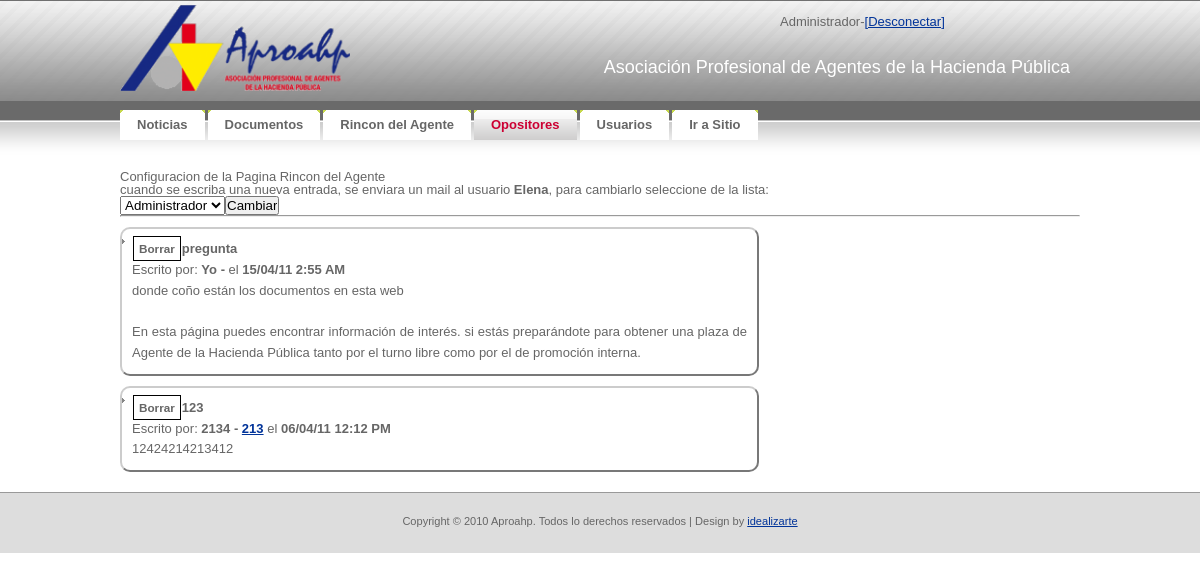
The page /admin/opositores.php (signed in) on the database as committed earlier.
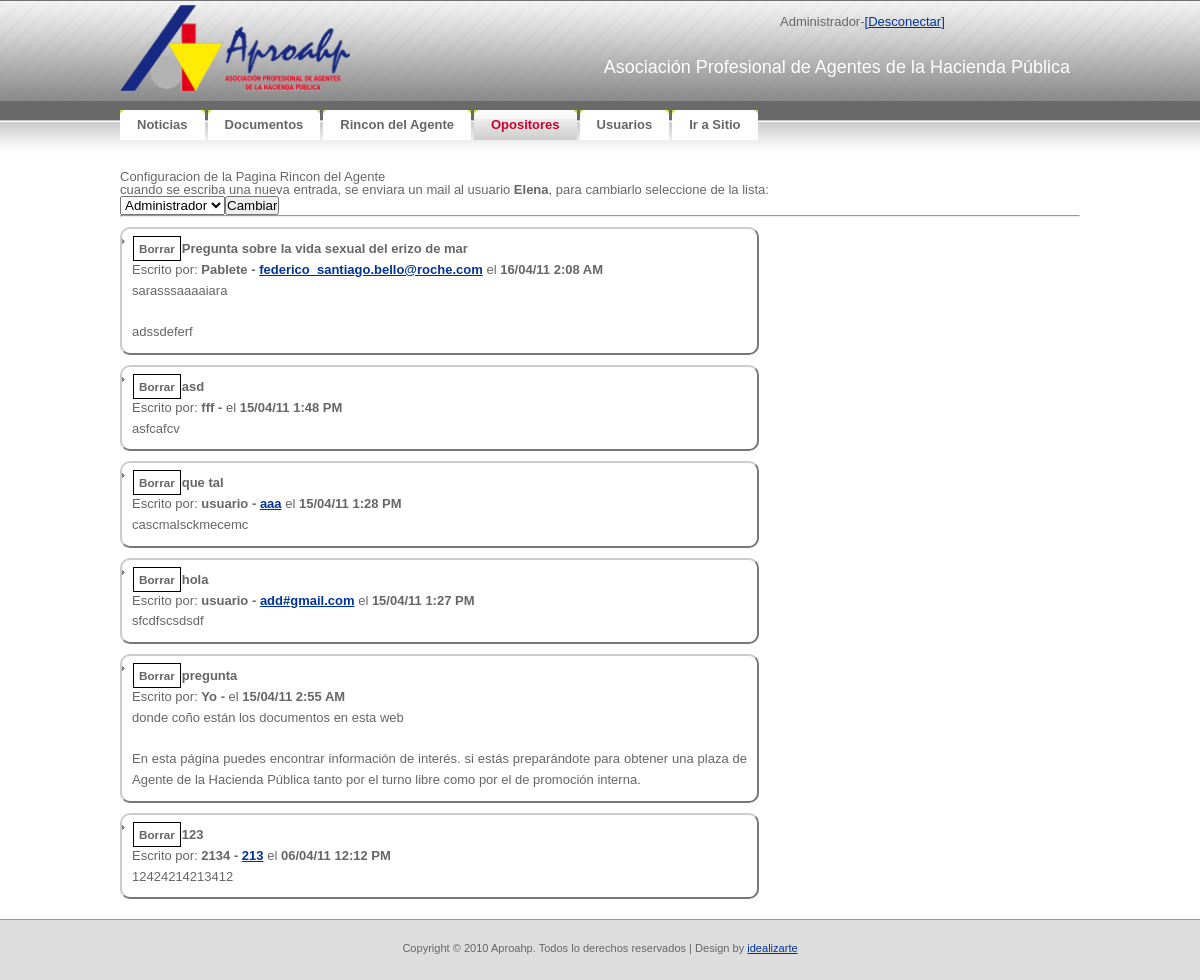
The same page on the database as committed later.
### tables this page shows
CREATE TABLE IF NOT EXISTS `tbl_users` (
  `USR_ID` bigint(20) NOT NULL AUTO_INCREMENT,
  `USR_username` varchar(32) NOT NULL,
  `USR_password` varchar(32) NOT NULL,
  `USR_Displayname` varchar(32) NOT NULL,
  `USR_email` varchar(100) NOT NULL,
  `USR_Activo` tinyint(1) NOT NULL,
  PRIMARY KEY (`USR_ID`)
);

CREATE TABLE IF NOT EXISTS `tbl_opositores` (
  `OPT_ID` bigint(20) NOT NULL AUTO_INCREMENT,
  `OPT_Activa` tinyint(1) NOT NULL,
  `OPT_Fecha` timestamp NOT NULL DEFAULT CURRENT_TIMESTAMP,
  `OPT_Titulo` varchar(50) NOT NULL,
  `OPT_Autor` varchar(50) NOT NULL,
  `OPT_Email` varchar(50) NOT NULL,
  `OPT_Comentario` varchar(5000) NOT NULL,
  PRIMARY KEY (`OPT_ID`)
);

### lib/siteconfig.php (called while the page is built, shortened)
<?php
	function config_value($key){
		$cfg_result=mysql_query("SELECT * FROM tbl_config where cfg_key='".trim($key)."'");
		if(mysql_num_rows($cfg_result)!=1)
		{
			echo "[ERROR]-Falta elemento de Configuración";
		}else{
			$row = mysql_fetch_assoc($cfg_result);
			return $row["CFG_value"];
		}
	}
?>

### admin/opositores.php (the view, shortened to what this page needs)
<!DOCTYPE html PUBLIC "-//W3C//DTD XHTML 1.0 Strict//EN"
  "http://www.w3.org/TR/xhtml1/DTD/xhtml1-strict.dtd">
<html xmlns="http://www.w3.org/1999/xhtml" xml:lang="en" lang="en">
<head>
    <link rel="stylesheet" href="../css/reset.css" type="text/css" media="screen" charset="utf-8">
    <link rel="stylesheet" href="../css/aproahp.css" type="text/css" media="screen" charset="utf-8">
	<link rel="stylesheet" href="css/jquery-ui.css" type="text/css" media="screen" charset="utf-8">
	<link rel="stylesheet" href="css/style.css" type="text/css" media="screen" charset="utf-8">
</head>
<body>
<div id="container">
<?php require("header.php")?>
<?php
	require_once("../lib/siteconfig.php");
	$cfg_result=mysql_query("SELECT * FROM tbl_users where usr_ID=".config_value("opositores_adminuser")."");
	if(mysql_num_rows($cfg_result)!=1)
	{
		echo "[ERROR]-Falta elemento de Configuracion";
	}else{
		$row = mysql_fetch_assoc($cfg_result);
	}
	echo "<div id=configuracion> Configuracion de la Pagina Rincon del Agente<br> cuando se escriba una nueva entrada, se enviara un mail al usuario <strong>".$row["USR_Displayname"]."</strong>, para cambiarlo seleccione de la lista:";
	echo "<form id='frm_user' method='post' action='".$paginaactual."'>";
	echo "<select name='userid'>";
	$user_result=mysql_query("SELECT * FROM tbl_users ORDER BY USR_Displayname");
	for ($x = 0, $numrows = mysql_num_rows($user_result); $x < $numrows; $x++) {
		$row = mysql_fetch_assoc($user_result);
		echo "<option value=".$row["USR_ID"].">".$row["USR_Displayname"]."</option>";
	}
	echo "</select>";
	echo "<input type='submit' value='Cambiar' name='cambiaruser' id='cambiaruser'>";
	echo "</form>";
	echo "</div><hr>";
	echo "<div id=blog>";
	echo "<ul>";
	$OPT_result=mysql_query("SELECT * FROM tbl_opositores ORDER BY OPT_fecha DESC;");
	for ($x = 0, $numrows = mysql_num_rows($OPT_result); $x < $numrows; $x++) {
		$row = mysql_fetch_assoc($OPT_result);
		$datetime = date("d/m/y g:i A", strtotime($row["OPT_Fecha"]));
		if($row["OPT_Email"]!=""){
			$emaillink="<a href='mailto:".$row["OPT_Email"]."'>".$row["OPT_Email"]."</a>";
		}else {$emaillink=" ";}
		echo "<li class= post><div class=borrar rel='".$row["OPT_ID"]."'>Borrar</div><span class=highlight>".$row["OPT_Titulo"]."</span><br>Escrito por: <span class=highlight>".$row["OPT_Autor"]." - ".$emaillink."</span> el <span class=highlight>".$datetime."</span><br>".nl2br($row["OPT_Comentario"])."</li>";
	}
	echo "</ul>";
	echo "</div>";
?>
</div>
</body>
</html>

### admin/header.php
<?php
$parts = Explode('/', $_SERVER["PHP_SELF"]);
$paginaactual= $parts[count($parts) - 1];
$menu = array (array ( "Name" => "Noticias","Link" => "index.php"),
			   array ( "Name" => "Documentos","Link" => "documentos.php"),
			   array ( "Name" => "Rincon del Agente","Link" => "rincondelagente.php"),
			   array ( "Name" => "Opositores","Link" => "opositores.php"),
			   array ( "Name" => "Usuarios","Link" => "usuarios.php"),
			   array ( "Name" => "Ir a Sitio","Link" => "../index.php")              );
?>
<div id="header">
	<div id="logo"><img src="../images/logo.gif" width="230" height="86" alt="Logo">
	</div>
	<div id="search">
		<?php echo $_SESSION['DisplayName'] ?>-<a href="login.php?status=loggedout">[Desconectar]</a>
	</div>
	<div id="letras"><h2>Asociación Profesional de Agentes de la Hacienda Pública</h2></div>
</div>
<div id="menu">
	<ul>
<?php
foreach($menu as $item){
		if(strcmp($paginaactual, $item['Link'])==0)
			echo('<li class="active">');
		else
			echo('<li>');
		echo('<a href="'.$item['Link'].'"><b>'.$item['Name'].'</b></a></li>');
}?>
	</ul>
</div>

### css/aproahp.css (style rules this page uses)
* { margin: 0; padding: 0; }
ul,li { list-style-type: none; }
body, th { background: #FFFFFF url(../images/img01.gif) repeat-x; font-family: Verdana, Arial, Helvetica, sans-serif; font-size: 13px; color: #666666; }
h1, h2 { font-family: "Trebuchet MS", Arial, Helvetica, sans-serif; font-weight: normal; }
h2 { font-size: 167%; color:#ffffff; }
p, ul, ol { margin-bottom: 1.5em; line-height: 1.6em; }
p { color:#666666; }
ul { list-style: none; }
ul li { padding-left: 10px; background: url(../images/img16.gif) no-repeat 0px 10px; }
a:link { color: #003399; }
img { border: none; }
#header { width: 960px; height: 110px; margin: 0 auto; }
#logo { float: left; margin-top:5px; }
#letras h2 { margin-top: 30px; padding-right:10px; font-size: 18px; font-weight: normal; float: right; }
#search { float: right; width: 300px; padding-top: 15px; padding-left:15px; }
#menu { width: 960px; height: 30px; margin-top:0px; margin-bottom:30px; }
#menu ul { margin: 0; list-style: none; line-height: normal; }
#menu li { display: block; float: left; margin-right: 3px; padding: 0; background: #FFFFFF; }
#menu a { display: block; float: left; background: url(../images/img07.gif) no-repeat; text-decoration: none; color: #666666; }
#menu b { display: block; float: left; height: 23px; padding: 7px 17px 0px 17px; background: url(../images/img08.gif) no-repeat right top; cursor: pointer; }
#menu li.active { background: #CFCECE url(../images/img04.gif) repeat-x; }
#menu li.active a { background: url(../images/img06.gif) no-repeat right top; color: #cc0033; }
#menu li.active b { background: url(../images/img05.gif) no-repeat; }
#container { width: 960px; padding: 0px 0px 0px 0px; margin:0 auto; text-align:justify; }
#footer { height:20px; padding: 20px; background: #DDDDDD; border-top: 1px solid #999999; }
#footer p { margin: 0; text-align: center; font-size: 85%; }
.post { padding:10px; border:2px outset #ccc; -moz-border-radius: 10px; -webkit-border-radius: 10px; padding: 10px; width:615px; margin-top:10px; }
.post .highlight { font-weight: bold; }

### admin/css/style.css (style rules this page uses)
.edit, .borrar, .activar, #-adduser { font-size: .9em; font-weight: bold; display: inline; position: relative; padding: 5px; margin: 1px; border: 1px solid black; cursor: pointer; }

Rows that differ between the two databases and show on the page:
added tbl_opositores: OPT_Titulo "Pregunta sobre la vida sexual del erizo de mar", OPT_Autor "Pablete", OPT_Email "federico_santiago.bello@roche.com", OPT_Fecha "16/04/11 2:08 AM", OPT_Comentario "sarasssaaaaiara adssdeferf"
added tbl_opositores: OPT_Titulo "asd", OPT_Autor "fff", OPT_Fecha "15/04/11 1:48 PM", OPT_Comentario "asfcafcv"
added tbl_opositores: OPT_Titulo "que tal", OPT_Autor "usuario", OPT_Email "aaa", OPT_Fecha "15/04/11 1:28 PM", OPT_Comentario "cascmalsckmecemc"
added tbl_opositores: OPT_Titulo "hola", OPT_Autor "usuario", OPT_Email "add#gmail.com", OPT_Fecha "15/04/11 1:27 PM", OPT_Comentario "sfcdfscsdsdf"
